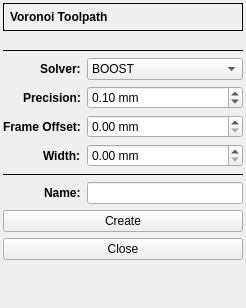
<?xml version="1.0" encoding="UTF-8"?>
<ui version="4.0">
 <class>VoronoiForm</class>
 <widget class="QWidget" name="VoronoiForm">
  <property name="geometry">
   <rect>
    <x>0</x>
    <y>0</y>
    <width>246</width>
    <height>308</height>
   </rect>
  </property>
  <property name="windowTitle">
   <string>Form</string>
  </property>
  <layout class="QFormLayout" name="formLayout_2">
   <property name="labelAlignment">
    <set>Qt::AlignRight|Qt::AlignTrailing|Qt::AlignVCenter</set>
   </property>
   <property name="leftMargin">
    <number>3</number>
   </property>
   <property name="topMargin">
    <number>3</number>
   </property>
   <property name="rightMargin">
    <number>3</number>
   </property>
   <property name="bottomMargin">
    <number>3</number>
   </property>
   <item row="0" column="0" colspan="2">
    <widget class="QFrame" name="frame">
     <property name="sizePolicy">
      <sizepolicy hsizetype="Preferred" vsizetype="Fixed">
       <horstretch>0</horstretch>
       <verstretch>0</verstretch>
      </sizepolicy>
     </property>
     <property name="frameShape">
      <enum>QFrame::Box</enum>
     </property>
     <property name="frameShadow">
      <enum>QFrame::Plain</enum>
     </property>
     <layout class="QVBoxLayout" name="verticalLayout_2">
      <property name="leftMargin">
       <number>6</number>
      </property>
      <property name="topMargin">
       <number>6</number>
      </property>
      <property name="rightMargin">
       <number>6</number>
      </property>
      <property name="bottomMargin">
       <number>6</number>
      </property>
      <item>
       <widget class="QLabel" name="label">
        <property name="font">
         <font>
          <weight>75</weight>
          <bold>true</bold>
         </font>
        </property>
        <property name="text">
         <string>Voronoi Toolpath</string>
        </property>
       </widget>
      </item>
     </layout>
    </widget>
   </item>
   <item row="1" column="0" colspan="2">
    <widget class="DepthForm" name="dsbxDepth" native="true"/>
   </item>
   <item row="3" column="0" colspan="2">
    <widget class="Line" name="line">
     <property name="frameShadow">
      <enum>QFrame::Plain</enum>
     </property>
     <property name="orientation">
      <enum>Qt::Horizontal</enum>
     </property>
    </widget>
   </item>
   <item row="4" column="0">
    <widget class="QLabel" name="label_7">
     <property name="font">
      <font>
       <weight>75</weight>
       <bold>true</bold>
      </font>
     </property>
     <property name="text">
      <string>Solver:</string>
     </property>
    </widget>
   </item>
   <item row="4" column="1">
    <widget class="QComboBox" name="cbxSolver">
     <item>
      <property name="text">
       <string>BOOST</string>
      </property>
     </item>
     <item>
      <property name="text">
       <string>JC_VORONOI</string>
      </property>
     </item>
    </widget>
   </item>
   <item row="5" column="0">
    <widget class="QLabel" name="label_4">
     <property name="font">
      <font>
       <weight>75</weight>
       <bold>true</bold>
      </font>
     </property>
     <property name="text">
      <string>Precision:</string>
     </property>
    </widget>
   </item>
   <item row="5" column="1">
    <widget class="DoubleSpinBox" name="dsbxPrecision">
     <property name="suffix">
      <string> mm</string>
     </property>
     <property name="decimals">
      <number>2</number>
     </property>
     <property name="minimum">
      <double>0.010000000000000</double>
     </property>
     <property name="maximum">
      <double>1.000000000000000</double>
     </property>
     <property name="singleStep">
      <double>0.010000000000000</double>
     </property>
     <property name="value">
      <double>0.100000000000000</double>
     </property>
    </widget>
   </item>
   <item row="6" column="0">
    <widget class="QLabel" name="label_8">
     <property name="font">
      <font>
       <weight>75</weight>
       <bold>true</bold>
      </font>
     </property>
     <property name="text">
      <string>Frame Offset:</string>
     </property>
    </widget>
   </item>
   <item row="6" column="1">
    <widget class="DoubleSpinBox" name="dsbxOffset">
     <property name="suffix">
      <string> mm</string>
     </property>
     <property name="maximum">
      <double>10.000000000000000</double>
     </property>
     <property name="singleStep">
      <double>0.100000000000000</double>
     </property>
    </widget>
   </item>
   <item row="7" column="0">
    <widget class="QLabel" name="label_5">
     <property name="font">
      <font>
       <weight>75</weight>
       <bold>true</bold>
      </font>
     </property>
     <property name="text">
      <string>Width:</string>
     </property>
    </widget>
   </item>
   <item row="7" column="1">
    <widget class="DoubleSpinBox" name="dsbxWidth">
     <property name="suffix">
      <string> mm</string>
     </property>
     <property name="maximum">
      <double>10.000000000000000</double>
     </property>
     <property name="singleStep">
      <double>0.100000000000000</double>
     </property>
    </widget>
   </item>
   <item row="8" column="0" colspan="2">
    <widget class="Line" name="line_2">
     <property name="frameShadow">
      <enum>QFrame::Plain</enum>
     </property>
     <property name="orientation">
      <enum>Qt::Horizontal</enum>
     </property>
    </widget>
   </item>
   <item row="9" column="0">
    <widget class="QLabel" name="label_6">
     <property name="font">
      <font>
       <weight>75</weight>
       <bold>true</bold>
      </font>
     </property>
     <property name="text">
      <string>Name:</string>
     </property>
    </widget>
   </item>
   <item row="9" column="1">
    <widget class="QLineEdit" name="leName"/>
   </item>
   <item row="10" column="0" colspan="2">
    <widget class="QPushButton" name="pbCreate">
     <property name="text">
      <string>Create</string>
     </property>
    </widget>
   </item>
   <item row="11" column="0" colspan="2">
    <widget class="QPushButton" name="pbClose">
     <property name="text">
      <string>Close</string>
     </property>
    </widget>
   </item>
   <item row="2" column="0" colspan="2">
    <widget class="ToolSelectorForm" name="toolHolder" native="true"/>
   </item>
  </layout>
 </widget>
 <customwidgets>
  <customwidget>
   <class>DoubleSpinBox</class>
   <extends>QDoubleSpinBox</extends>
   <header location="global">doublespinbox.h</header>
  </customwidget>
  <customwidget>
   <class>DepthForm</class>
   <extends>QWidget</extends>
   <header location="global">depthform.h</header>
   <container>1</container>
  </customwidget>
  <customwidget>
   <class>ToolSelectorForm</class>
   <extends>QWidget</extends>
   <header location="global">toolselectorform.h</header>
   <container>1</container>
  </customwidget>
 </customwidgets>
 <resources/>
 <connections/>
</ui>
